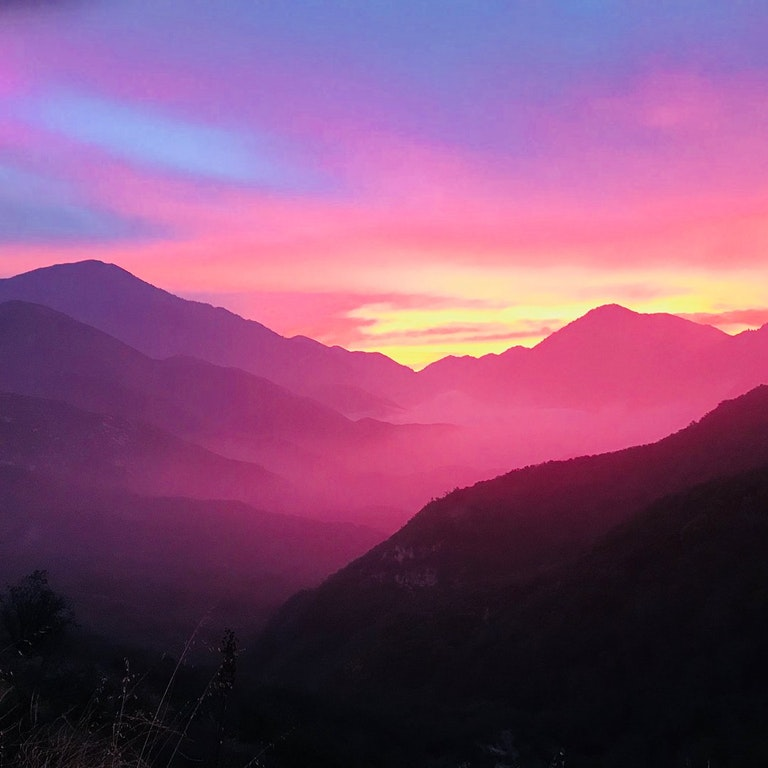
#> input picture test.jpg, 768 x 768 px
$ python shufflestream.py
#> lines starting #> are read from the running program, lines starting #| are printed output that depends on the picture
from PIL import Image
import random


# These are the variables that you can change without breaking anything.
divide_constant = 1200 * 30     # Size of chunks. Must be larger than shuffle_constant and less than number of pixels in the image.
shuffle_constant = 200 * 40     # Size of sub chunks. Must be larger than pattern_a's largest value.
pattern_a = [64, 80, 200]       # Size of sub sub chunks. Smallest value must be larger than pattern_b's largest value.
pattern_b = [4, 8, 12, 16]      # Size of sub sub sub chunks. Largest value must be smaller than pattern_a's largest value.
pattern_b_rule = [3, 2, 0, 1]   # Permutation order. Do NOT change values, only their order.
skip_header = 0                 # Pixels to skip at the beginning of the image
skip_footer = 0                 # Pixels to skip at the end of the image

# Constants for determining which step to carry out
SHUFFLE = 0
SHUFFLE_G = 1
PERMUTATE = 2
DIVIDE_G = 3


class Rule():
    pattern_one = []
    pattern_two = []
    method = None
    length = None

    def __init__(self, method, p = None, length = None, pattern_one = [], pattern_two = []):
        self.method = method
        if length is None:
            if p is None:
                self.pattern_one = pattern_one
                self.pattern_two = pattern_two
            else:
                self.pattern_one = p
                self.pattern_two = p
        else:
            self.length = length


class Chunk():
    ch = []

    def __init__(self):
        self.ch = []


def divide(w):
    return Rule(DIVIDE_G, length = w)
def shuffle(w):
    return Rule(SHUFFLE_G, length = w)
def shuffle_pattern(p):
    return Rule(SHUFFLE, p = p)
def permutate_pattern(p, r):
    return Rule(PERMUTATE, pattern_one = p, pattern_two = r)


# Array of rules for recursive loop in process_rules.
rules = [divide(divide_constant),                          # Divides stream into chunks
         shuffle(shuffle_constant),                        # Divides chunks into sub chunks and shuffles
         shuffle_pattern(pattern_a),                       # Divides sub chunks according to pattern and shuffles
         permutate_pattern(pattern_b, pattern_b_rule)]     # Divides sub sub chunks according to pattern and permutates


def process_rules(pix, depth):
    new_depth = depth
    result = []
    chunks = []
    if new_depth >= len(rules):
        return pix
    rule = rules[new_depth]
    if rule.method == DIVIDE_G or rule.method == SHUFFLE_G:
        position = 0
        while position < len(pix):
            chunk_length = rule.length
            if (position + chunk_length) >= len(pix):
                chunk_length = len(pix) - position
            chunk = Chunk()
            for i in range(position, position + chunk_length):
                chunk.ch.append(pix[i])
            chunks.append(chunk)
            position += chunk_length
    if rule.method == SHUFFLE_G:
        random.shuffle(chunks)
    if rule.method == SHUFFLE or rule.method == PERMUTATE:
        position = 0
        sub_position = 0
        sub_chunks = []
        while position < len(pix):
            chunk_length = rule.pattern_one[sub_position]
            if (position + rule.pattern_one[sub_position]) >= len(pix):
                chunk_length = len(pix) - position
            chunk = Chunk()
            for i in range(position, position + chunk_length):
                chunk.ch.append(pix[i])
            sub_chunks.append(chunk)
            sub_position += 1
            if sub_position == len(rule.pattern_one):
                if rule.method == SHUFFLE:
                    random.shuffle(sub_chunks)
                    chunks.extend(sub_chunks)
                if rule.method == PERMUTATE:
                    for i in rule.pattern_two:
                        chunks.append(sub_chunks[i])
                sub_chunks.clear()
                sub_position = 0
            position += chunk_length
    for chunk in chunks:
        chunk.ch = process_rules(chunk.ch, new_depth+1)
    for chunk in chunks:
        for pixel in chunk.ch:
            result.append(pixel)
    return result


def process_image(img):
    pixels = list(img.getdata())
    processed_pixels = process_rules(pixels, 0)
    finished_img = img
    finished_img.putdata(processed_pixels)
    finished_img.save(fp = "glitch.jpg")


img = Image.open("test.jpg")
#> img is the input picture: PIL image 768x768 RGB; mean R, G, B 130.4, 78.7, 117.3
process_image(img)
#> in process_image, `pixels = list(img.getdata())`: pixels = 589824 items
#> the loop in process_rules, `while position < len(pix):` made 17 passes
#> position on passes 1 to 12: 36000, 72000, 108000, 144000, 180000, 216000, 252000, 288000, 324000, 360000, 396000, 432000
#> after the loop in process_rules, `while position < len(pix):`: chunk.ch = 13824 items, first 6: (1, 0, 2), (12, 10, 13), (19, 19, 21), (14, 14, 16), (16, 16, 18), (16, 16, 18); chunks = 17 items; position = 589824
#> the loop in process_rules, `for chunk in chunks:` made 17 passes
#> the loop in process_rules, `for chunk in chunks:` made 17 passes
#> in process_image, `finished_img.putdata(processed_pixels)`:
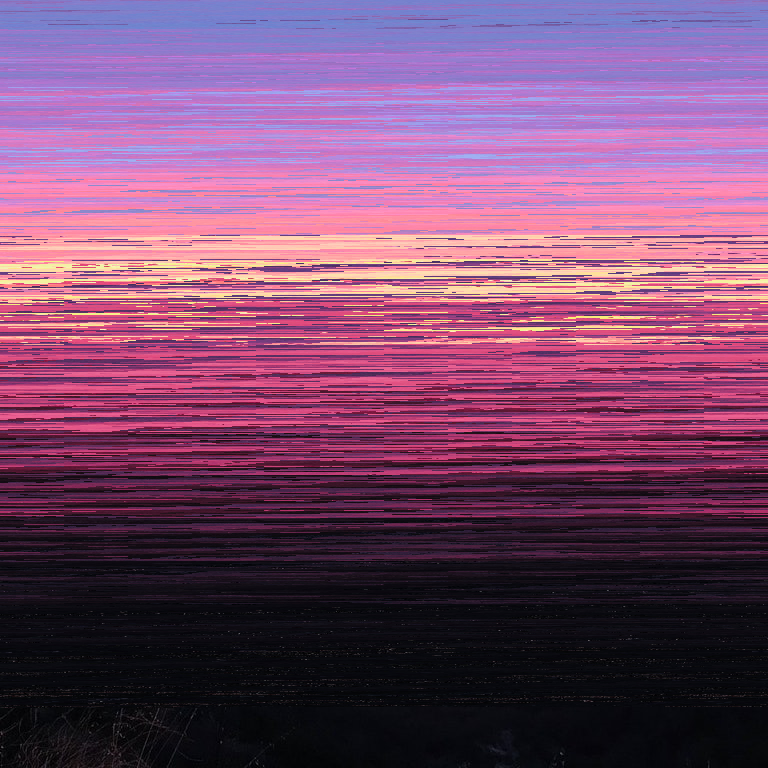
#> finished_img: PIL image 768x768 RGB; mean R, G, B 120.9, 73.3, 109.1
